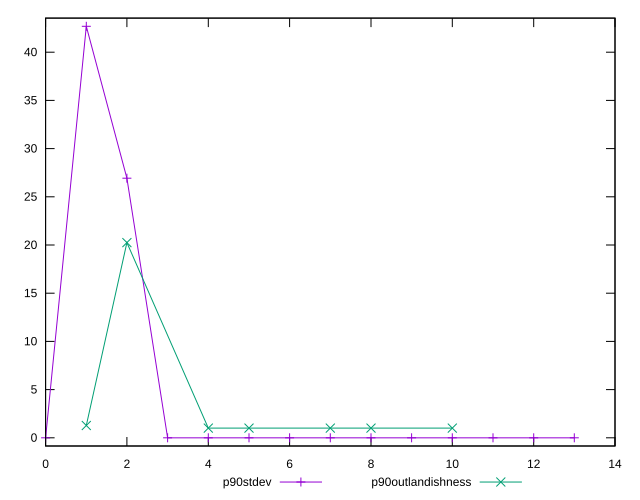

Write the gnuplot code that produced this figure.
reset
set terminal svg size 640, 500 enhanced background rgb 'white'
set output "reprap/unused-css-rules/progression/stddev.svg"

$p90Stdev <<EOF
0 0
1 42.68749491621899
2 26.92582403567252
3 0
4 0
5 0
6 0
7 0
8 0
9 0
10 0
11 0
12 0
13 0
EOF

$p90Outlandishness <<EOF
1 1.2780026769779895
2 20.25
4 1
5 1
7 1
8 1
10 1
EOF

set key outside below
set yrange [-0.8537498983243798:43.54124481454337]

plot \
  $p90Stdev title "p90stdev" with linespoints, \
  $p90Outlandishness title "p90outlandishness" with linespoints, \


reset
